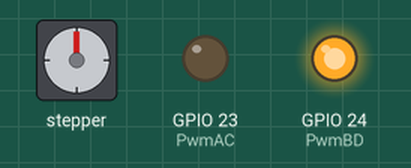
Simulated run of this program. Board: Raspberry Pi (BCM pin numbers). Shown: stepper motor, output pins drawn as LEDs (lit = HIGH). The stepper is drawn at 2048 steps a turn; pins used as bus, display or sensor lines are not drawn. At 27.0 s the program stops and its outputs stay as they are.

Above: at 0.1 s.
At 3.3 s:
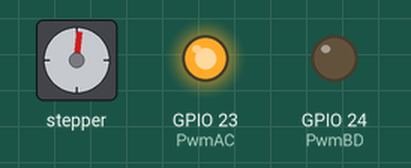
At 6.65 s:
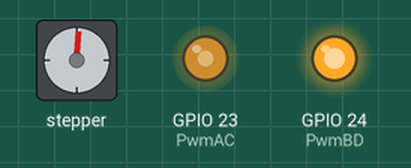
At 13.66 s:
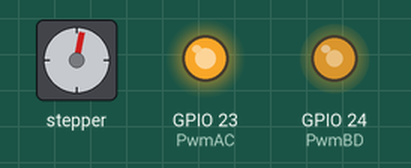
At 20.38 s:
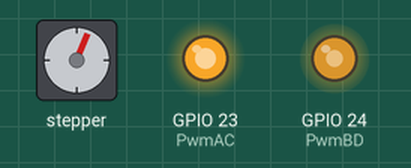
At 27.1 s:
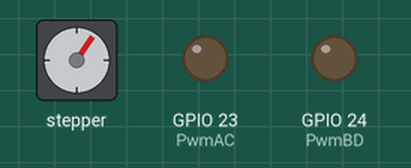
Timing chart, 0 to 28.5 s (numbered marks = the images above):
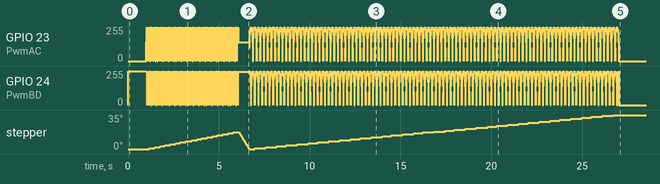

The program:

mtest.py
```python
#!/usr/bin/env python3

import pigpio
import MStepper
import time

pi = pigpio.pi()

#create a 5 micro-step stepper
m1 = MStepper.MStepper(pi,5)

#define your own GPIO pin

m1.CoilA = 17
m1.CoilB = 22
m1.CoilC = 18
m1.CoilD = 25
m1.PwmAC = 23
m1.PwmBD = 24

#set GPIO and calculate GPIO Table
m1.setGPIO()

#Activate coil and set position
m1.setStepper(0)
time.sleep(1.0)


#ok move half turn
m1.move(500)

#ok move to a specific position
#this will move full turn backward
#and move faster
m1.delay=0.001
m1.moveTo(0)

#ok let's do 10 micro-step
m1.MicroStep=10
m1.setGPIO()

#and do half turn

m1.delay=0.01
m1.moveTo(2000)

#de-activate coil
m1.stop()
```

MStepper.py
```python
#!/usr/bin/env python3

import time
import pigpio
import numpy
import math

class MStepper:

  def __init__(self,pi,MicroStep):
    self.pi = pi
    self.CoilA = 17
    self.CoilB = 22
    self.CoilC = 18
    self.CoilD = 25
    self.PwmAC = 23
    self.PwmBD = 24
    self.MicroStep = int(MicroStep)
    self.delay = 0.01
    self.Position = 0
    self.gpioMask = 0
    self.PwmRange    = 1000
    self.Flag = False
    self.BuildMicroStepTable()

  def BuildMicroStepTable(self):
    self.TableSize = int(self.MicroStep * 4)
    self.coilTable = numpy.zeros(self.TableSize, dtype = numpy.uint32)
    self.pwmACTable = numpy.zeros(self.TableSize, dtype = numpy.int16)
    self.pwmBDTable = numpy.zeros(self.TableSize, dtype = numpy.int16)
    #calculate CoilTable for gpio
    HalfSize = int(self.TableSize/2)
    for i in range(HalfSize):
      self.coilTable[i] = 1 << self.CoilA
    for i in range(HalfSize,self.TableSize):
      self.coilTable[i] = 1 << self.CoilC
    for i in range(HalfSize):
      self.coilTable[i+self.MicroStep]= self.coilTable[i+self.MicroStep] | (1 << self.CoilB)
    for i in range(HalfSize, self.TableSize):
      self.coilTable[(i+self.MicroStep) % self.TableSize]= self.coilTable[(i+self.MicroStep) % self.TableSize] | (1 << self.CoilD)
    # calculate PWM
    for i in range(self.TableSize):
      PValue =  math.sqrt(math.fabs(math.sin(math.pi * i / (self.TableSize / 2.0))))
      self.pwmACTable[i]= math.floor(self.PwmRange * PValue)
      self.pwmBDTable[(i + self.MicroStep) % self.TableSize]= self.pwmACTable[i]

  def setGPIO(self):
    #set GPIO OUTPUT
    self.gpioMask = 1<<self.CoilA | 1<<self.CoilB | 1<<self.CoilC | 1<<self.CoilD
    self.pi.set_mode(self.CoilA,pigpio.OUTPUT)
    self.pi.set_mode(self.CoilB,pigpio.OUTPUT)
    self.pi.set_mode(self.CoilC,pigpio.OUTPUT)
    self.pi.set_mode(self.CoilD,pigpio.OUTPUT)
    self.pi.set_mode(self.PwmAC,pigpio.OUTPUT)
    self.pi.set_mode(self.PwmBD,pigpio.OUTPUT)
    #No power on coil
    self.pi.clear_bank_1(self.gpioMask)

    self.pi.set_PWM_frequency(self.PwmAC,1000000)
    self.pi.set_PWM_frequency(self.PwmBD,1000000)
    self.pi.set_PWM_range(self.PwmAC,self.PwmRange)
    self.pi.set_PWM_range(self.PwmBD,self.PwmRange)

    self.BuildMicroStepTable()
    self.Flag= True

  def setStepper(self,position):
     if(self.Flag):
       #set gpio
       index = position % self.TableSize
       setmask = self.coilTable[index]
       self.pi.clear_bank_1(self.gpioMask & ~setmask)
       self.pi.set_bank_1(setmask)
       #set PWM
       self.pi.set_PWM_dutycycle(self.PwmAC, self.pwmACTable[index])
       self.pi.set_PWM_dutycycle(self.PwmBD, self.pwmBDTable[index])
       self.Position= position

  def stop(self):
       self.pi.clear_bank_1(self.gpioMask)
       #set PWM
       self.pi.set_PWM_dutycycle(self.PwmAC,0)
       self.pi.set_PWM_dutycycle(self.PwmBD,0)


  def moveTo(self, Target):
    if Target == self.Position :
      return
    if self.Position < Target:
      direction=1
    else:
      direction=(-1)
    for i in range(self.Position,Target, direction) :
      self.setStepper(i)
      time.sleep(self.delay)

  def move(self, Target):
    Target = Target + self.Position
    self.moveTo(Target)
```
